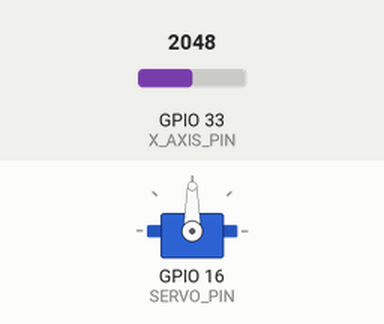
Bench run of a sketch on a simulated ESP32. On the bench: servo. Inputs (shaded band) come from the test bench; at power-on: GPIO 33 (X_AXIS_PIN) = 2048.

Above: at 1.2 s.
1.3 s: GPIO 33 (X_AXIS_PIN) set to 2866
At 2.5 s:
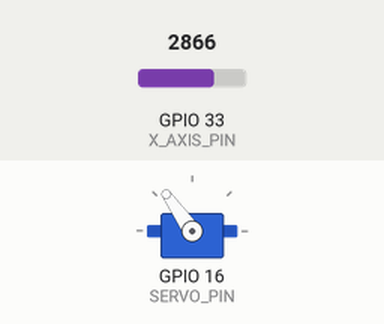
2.8 s: GPIO 33 (X_AXIS_PIN) set to 3603
At 3.6 s:
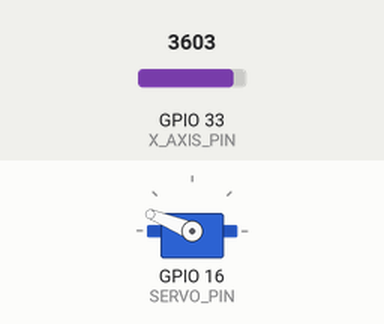
4.3 s: GPIO 33 (X_AXIS_PIN) set to 4095
At 4.8 s:
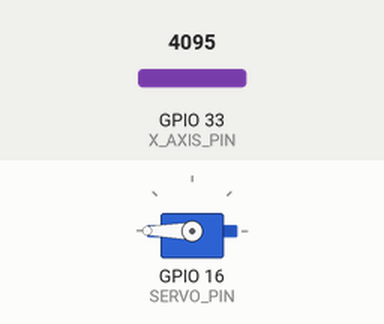
5.8 s: GPIO 33 (X_AXIS_PIN) set to 1228
At 7.0 s:
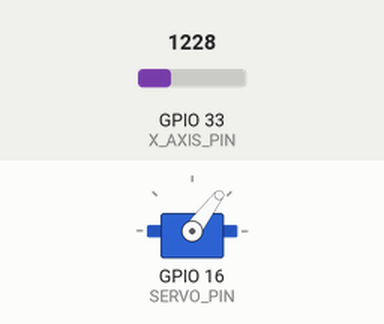
7.3 s: GPIO 33 (X_AXIS_PIN) set to 491
At 8.2 s:
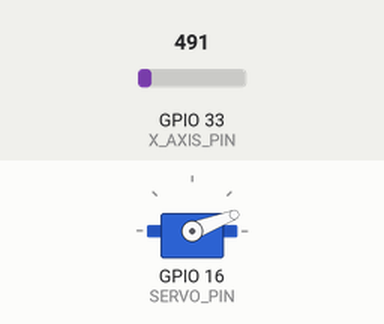
Timing chart, 0 to 9.8 s (numbered marks = the images above; inputs shaded):
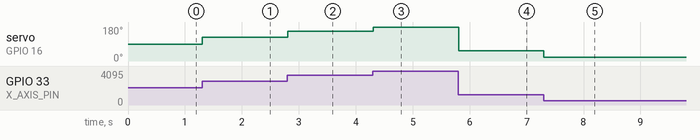

Measured:
- after the input at 1.3 s, servo on GPIO 16 (SERVO_PIN): 90° → 125° at once
- after the input at 2.8 s, servo on GPIO 16 (SERVO_PIN): 125° → 158° at once
- after the input at 4.3 s, servo on GPIO 16 (SERVO_PIN): 158° → 180° at once
- after the input at 5.8 s, servo on GPIO 16 (SERVO_PIN): 180° → 53° at once
- after the input at 7.3 s, servo on GPIO 16 (SERVO_PIN): 53° → 21° at once

The sketch:

Servo_Joystick_ESP32.ino
```cpp
#include <ESP32Servo.h>

#define X_AXIS_PIN 33
#define SERVO_PIN 16

Servo myServo;

void setup()
{
  myServo.attach(SERVO_PIN);
}

void loop()
{
  int joystickValue = analogRead(X_AXIS_PIN);
  int output = map(joystickValue, 0, 4095, 0, 180);
  myServo.write(output);
  delay(10);
}
```
